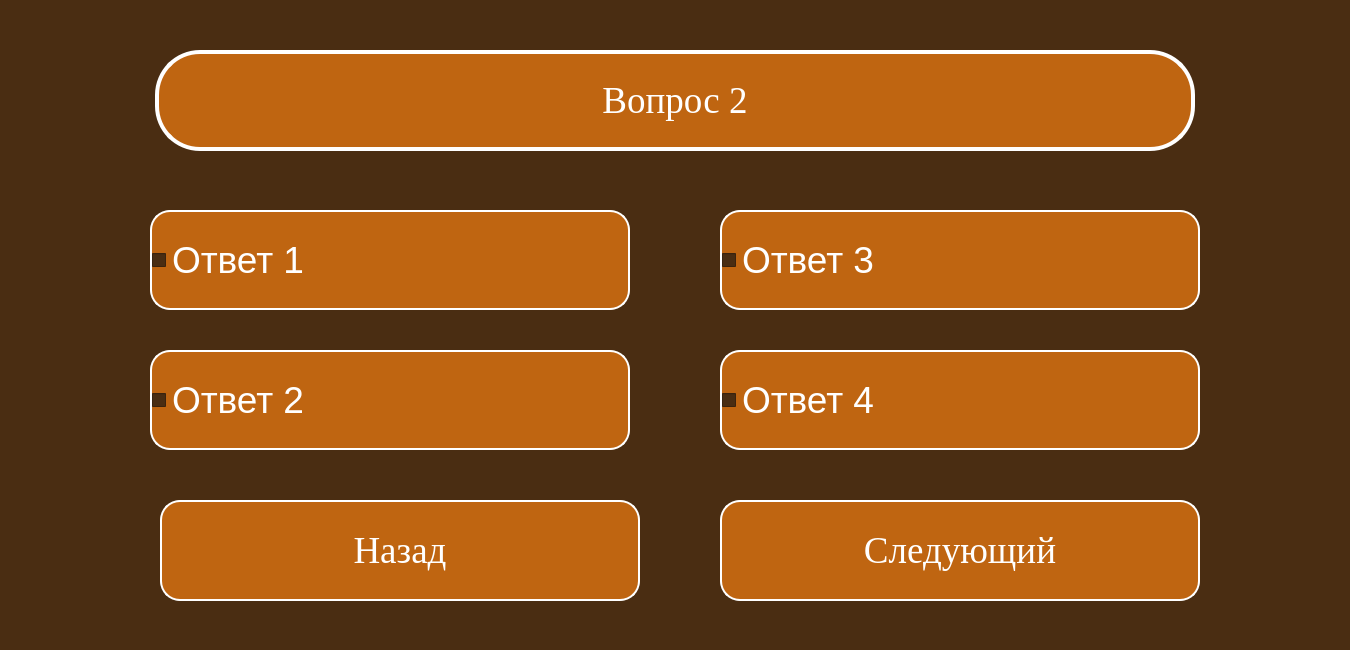
<?xml version="1.0" encoding="UTF-8"?>
<ui version="4.0">
 <class>Dialog</class>
 <widget class="QDialog" name="Dialog">
  <property name="geometry">
   <rect>
    <x>0</x>
    <y>0</y>
    <width>1350</width>
    <height>650</height>
   </rect>
  </property>
  <property name="windowTitle">
   <string>GeleosTest</string>
  </property>
  <property name="styleSheet">
   <string notr="true">background-color: rgb(74, 45, 18);
font-size:28pt;</string>
  </property>
  <widget class="QCheckBox" name="btn1">
   <property name="geometry">
    <rect>
     <x>150</x>
     <y>210</y>
     <width>480</width>
     <height>100</height>
    </rect>
   </property>
   <property name="font">
    <font>
     <pointsize>28</pointsize>
    </font>
   </property>
   <property name="styleSheet">
    <string notr="true">QCheckBox:unchecked {
color: white;
background-color: rgb(191, 101, 17);
border-radius: 20px;
border: 2px solid #ffffff;
font: 30pt &quot;Times New Roman&quot;;
}

QCheckBox:pressed {
color: rgb(191, 101, 17);
background-color: white;
border: 4px solid rgb(191, 101, 17);
font: 30pt &quot;Times New Roman&quot;;
}

QCheckBox:checked {
color: rgb(191, 101, 17);
background-color: white;
border: 4px solid rgb(191, 101, 17);
font: 30pt &quot;Times New Roman&quot;;
}</string>
   </property>
   <property name="text">
    <string>Ответ 1</string>
   </property>
  </widget>
  <widget class="QLabel" name="label">
   <property name="geometry">
    <rect>
     <x>155</x>
     <y>50</y>
     <width>1040</width>
     <height>101</height>
    </rect>
   </property>
   <property name="font">
    <font>
     <family>Times New Roman</family>
     <pointsize>30</pointsize>
     <weight>50</weight>
     <italic>false</italic>
     <bold>false</bold>
    </font>
   </property>
   <property name="styleSheet">
    <string notr="true">font: 30pt &quot;Times New Roman&quot;;
color: white;
background-color: rgb(191, 101, 17);
border-radius: 45px;
border: 4px solid #ffffff;</string>
   </property>
   <property name="text">
    <string>Вопрос 2</string>
   </property>
   <property name="scaledContents">
    <bool>false</bool>
   </property>
   <property name="alignment">
    <set>Qt::AlignCenter</set>
   </property>
   <property name="wordWrap">
    <bool>true</bool>
   </property>
  </widget>
  <widget class="QCheckBox" name="btn3">
   <property name="geometry">
    <rect>
     <x>720</x>
     <y>210</y>
     <width>480</width>
     <height>100</height>
    </rect>
   </property>
   <property name="font">
    <font>
     <pointsize>28</pointsize>
    </font>
   </property>
   <property name="styleSheet">
    <string notr="true">QCheckBox:unchecked {
color: white;
background-color: rgb(191, 101, 17);
border-radius: 20px;
border: 2px solid #ffffff;
font: 30pt &quot;Times New Roman&quot;;
}

QCheckBox:pressed {
color: rgb(191, 101, 17);
background-color: white;
border: 4px solid rgb(191, 101, 17);
font: 30pt &quot;Times New Roman&quot;;
}

QCheckBox:checked {
color: rgb(191, 101, 17);
background-color: white;
border: 4px solid rgb(191, 101, 17);
font: 30pt &quot;Times New Roman&quot;;
}</string>
   </property>
   <property name="text">
    <string>Ответ 3</string>
   </property>
  </widget>
  <widget class="QCheckBox" name="btn2">
   <property name="geometry">
    <rect>
     <x>150</x>
     <y>350</y>
     <width>480</width>
     <height>100</height>
    </rect>
   </property>
   <property name="font">
    <font>
     <pointsize>28</pointsize>
    </font>
   </property>
   <property name="styleSheet">
    <string notr="true">QCheckBox:unchecked {
color: white;
background-color: rgb(191, 101, 17);
border-radius: 20px;
border: 2px solid #ffffff;
font: 30pt &quot;Times New Roman&quot;;
}

QCheckBox:pressed {
color: rgb(191, 101, 17);
background-color: white;
border: 4px solid rgb(191, 101, 17);
font: 30pt &quot;Times New Roman&quot;;
}

QCheckBox:checked {
color: rgb(191, 101, 17);
background-color: white;
border: 4px solid rgb(191, 101, 17);
font: 30pt &quot;Times New Roman&quot;;
}</string>
   </property>
   <property name="text">
    <string>Ответ 2</string>
   </property>
  </widget>
  <widget class="QCheckBox" name="btn4">
   <property name="geometry">
    <rect>
     <x>720</x>
     <y>350</y>
     <width>480</width>
     <height>100</height>
    </rect>
   </property>
   <property name="font">
    <font>
     <pointsize>28</pointsize>
    </font>
   </property>
   <property name="styleSheet">
    <string notr="true">QCheckBox:unchecked {
color: white;
background-color: rgb(191, 101, 17);
border-radius: 20px;
border: 2px solid #ffffff;
font: 30pt &quot;Times New Roman&quot;;
}

QCheckBox:pressed {
color: rgb(191, 101, 17);
background-color: white;
border: 4px solid rgb(191, 101, 17);
font: 30pt &quot;Times New Roman&quot;;
}

QCheckBox:checked {
color: rgb(191, 101, 17);
background-color: white;
border: 4px solid rgb(191, 101, 17);
font: 30pt &quot;Times New Roman&quot;;
}</string>
   </property>
   <property name="text">
    <string>Ответ 4</string>
   </property>
  </widget>
  <widget class="QPushButton" name="behindButton">
   <property name="geometry">
    <rect>
     <x>160</x>
     <y>500</y>
     <width>480</width>
     <height>101</height>
    </rect>
   </property>
   <property name="font">
    <font>
     <family>Times New Roman</family>
     <pointsize>50</pointsize>
     <weight>50</weight>
     <italic>false</italic>
     <bold>false</bold>
    </font>
   </property>
   <property name="styleSheet">
    <string notr="true">QPushButton {
color: white;
background-color: rgb(191, 101, 17);
border-radius: 20px;
border: 2px solid #ffffff;
font: 50pt &quot;Times New Roman&quot;;
}

QPushButton:pressed {
color: rgb(191, 101, 17);
background-color: white;
border: 4px solid rgb(191, 101, 17);
font: 50pt &quot;Times New Roman&quot;;
}</string>
   </property>
   <property name="text">
    <string>Назад</string>
   </property>
  </widget>
  <widget class="QPushButton" name="nextButton">
   <property name="geometry">
    <rect>
     <x>720</x>
     <y>500</y>
     <width>480</width>
     <height>101</height>
    </rect>
   </property>
   <property name="font">
    <font>
     <family>Times New Roman</family>
     <pointsize>50</pointsize>
     <weight>50</weight>
     <italic>false</italic>
     <bold>false</bold>
    </font>
   </property>
   <property name="styleSheet">
    <string notr="true">QPushButton {
color: white;
background-color: rgb(191, 101, 17);
border-radius: 20px;
border: 2px solid #ffffff;
font: 50pt &quot;Times New Roman&quot;;
}

QPushButton:pressed {
color: rgb(191, 101, 17);
background-color: white;
border: 4px solid rgb(191, 101, 17);
font: 50pt &quot;Times New Roman&quot;;
}</string>
   </property>
   <property name="text">
    <string>Следующий</string>
   </property>
  </widget>
 </widget>
 <resources/>
 <connections/>
</ui>
